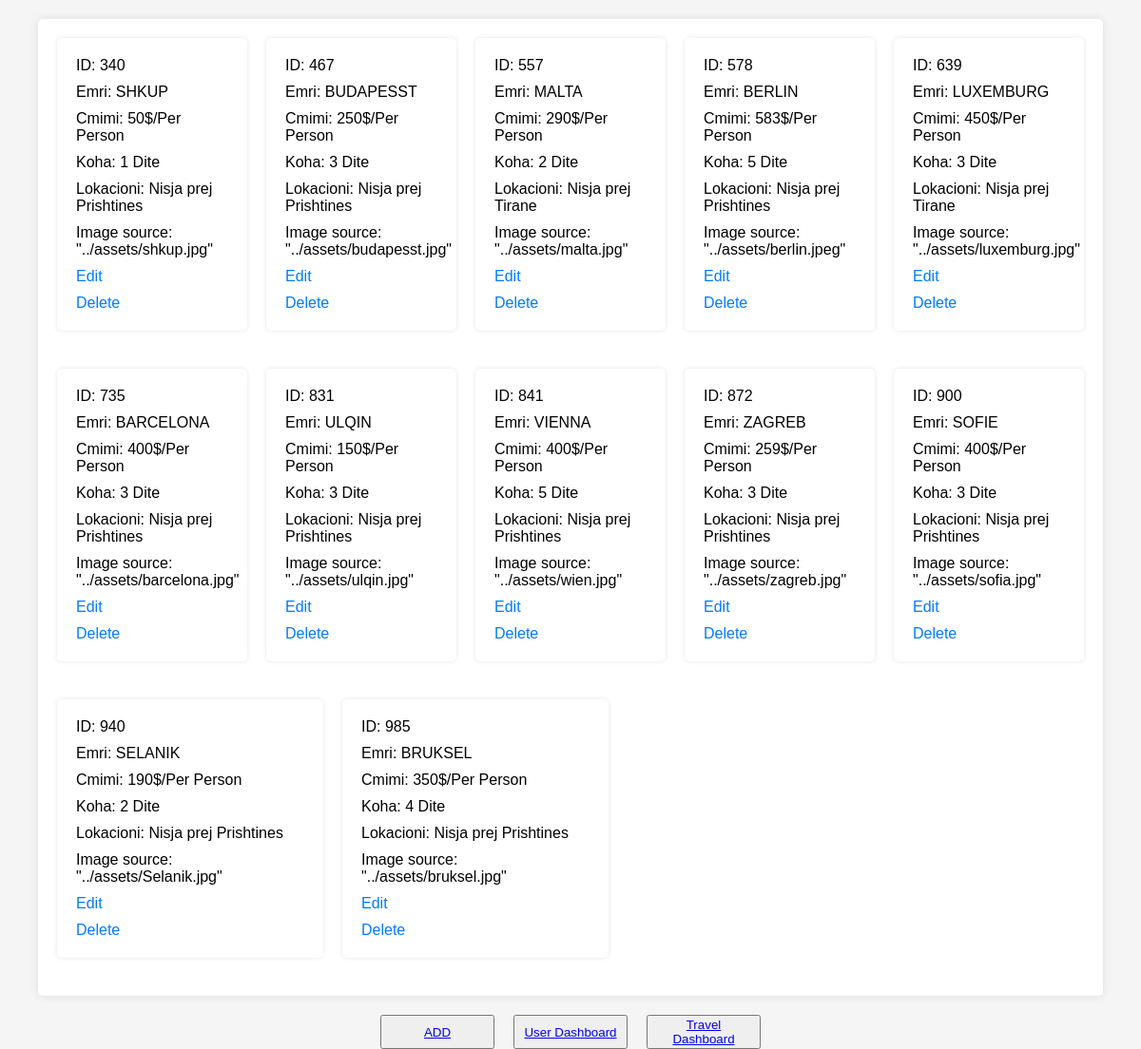
/db/ofertat/dashboard.php (signed in), run on the app's committed database.
### tables this page shows
CREATE TABLE `ofertat` (
  `Id` int(11) NOT NULL,
  `Emri` varchar(200) DEFAULT NULL,
  `Cmimi` varchar(200) DEFAULT NULL,
  `Koha` varchar(200) DEFAULT NULL,
  `Lokacioni` varchar(200) DEFAULT NULL,
  `Imgsrc` varchar(200) DEFAULT NULL
);

### db/ofertat/OfertatRepository.php (called while the page is built, shortened)
<?php
class OfertatRepository{
    private $connection;
    function __construct(){
        $conn = new DatabaseConnection;
        $this->connection = $conn->startConnection();
    }
    function getAllOfertat(){
        $conn = $this->connection;
        $sql = "SELECT * FROM ofertat";
        $statement = $conn->query($sql);
        $ofertat = $statement->fetchAll();
        return $ofertat;
    }
}
?>

### db/ofertat/dashboard.php (the view, shortened to what this page needs)
<!DOCTYPE html>
<html lang="en">
<head>
    <link rel="stylesheet" href="../dashboard.css">
</head>
<body>
    <div class="container">
        <div class="list">
            <?php
            include('C:\xampp\htdocs\Projekti\Projekti\db\ofertat\OfertatRepository.php');
            $ofertatRepository = new OfertatRepository();
            $ofertat = $ofertatRepository->getAllOfertat();
            foreach ($ofertat as $oferta) {
                echo "
                <div class='card'>
                    <div class='details'>
                        <p>ID: $oferta[Id]</p>
                        <p>Emri: $oferta[Emri]</p>
                        <p>Cmimi: $oferta[Cmimi]</p>
                        <p>Koha: $oferta[Koha]</p>
                        <p>Lokacioni: $oferta[Lokacioni]</p>
                        <p>Image source: $oferta[Imgsrc]</p>
                        <a href='edit.php?id=$oferta[Id]'>Edit</a>
                        <a href='delete.php?id=$oferta[Id]'>Delete</a>
                    </div>
                </div>";
            }
            ?>
        </div>
    </div>
    <div class="butonat">
        <button><a href="register.php">ADD</a></button>
        <button><a href="../users/dashboard.php">User Dashboard</a></button>
        <button><a href="../travel/dashboard.php">Travel Dashboard</a></button>
    </div>
</body>
</html>

### db/dashboard.css (style rules this page uses)
body { font-family: Arial, sans-serif; margin: 0; padding: 0; background-color: #f5f5f5; }
.container { width: 90%; margin: 20px auto; background-color: #fff; padding: 20px; box-shadow: 0 0 10px rgba(0, 0, 0, 0.1); border-radius: 5px; }
.list { display: flex; flex-wrap: wrap; gap: 20px; }
.card { flex: 1 0 calc(20% - 20px); background-color: #fff; box-shadow: 0 0 5px rgba(0, 0, 0, 0.1); border-radius: 5px; overflow: hidden; margin-bottom: 20px; max-width: 280px; }
.details { padding: 20px; }
.details p { margin: 0; margin-bottom: 10px; }
.details a { text-decoration: none; color: #007bff; display: block; margin-top: 10px; }
.butonat { width: 100%; display: flex; justify-content: center; }
.butonat button { width: 120px; margin: 0 10px; }

### data on the page
ofertat: Id "340", Emri "SHKUP", Cmimi "50$/Per Person", Koha "1 Dite", Lokacioni "Nisja prej Prishtines", Imgsrc "\"../assets/shkup.jpg\""
ofertat: Id "467", Emri "BUDAPESST", Cmimi "250$/Per Person", Koha "3 Dite", Lokacioni "Nisja prej Prishtines", Imgsrc "\"../assets/budapesst.jpg\""
ofertat: Id "557", Emri "MALTA", Cmimi "290$/Per Person", Koha "2 Dite", Lokacioni "Nisja prej Tirane", Imgsrc "\"../assets/malta.jpg\""
ofertat: Id "578", Emri "BERLIN", Cmimi "583$/Per Person", Koha "5 Dite", Lokacioni "Nisja prej Prishtines", Imgsrc "\"../assets/berlin.jpeg\""
ofertat: Id "639", Emri "LUXEMBURG", Cmimi "450$/Per Person", Koha "3 Dite", Lokacioni "Nisja prej Tirane", Imgsrc "\"../assets/luxemburg.jpg\""
ofertat: Id "735", Emri "BARCELONA", Cmimi "400$/Per Person", Koha "3 Dite", Lokacioni "Nisja prej Prishtines", Imgsrc "\"../assets/barcelona.jpg\""
ofertat: Id "831", Emri "ULQIN", Cmimi "150$/Per Person", Koha "3 Dite", Lokacioni "Nisja prej Prishtines", Imgsrc "\"../assets/ulqin.jpg\""
ofertat: Id "841", Emri "VIENNA", Cmimi "400$/Per Person", Koha "5 Dite", Lokacioni "Nisja prej Prishtines", Imgsrc "\"../assets/wien.jpg\""
ofertat: Id "872", Emri "ZAGREB", Cmimi "259$/Per Person", Koha "3 Dite", Lokacioni "Nisja prej Prishtines", Imgsrc "\"../assets/zagreb.jpg\""
ofertat: Id "900", Emri "SOFIE", Cmimi "400$/Per Person", Koha "3 Dite", Lokacioni "Nisja prej Prishtines", Imgsrc "\"../assets/sofia.jpg\""
ofertat: Id "940", Emri "SELANIK", Cmimi "190$/Per Person", Koha "2 Dite", Lokacioni "Nisja prej Prishtines", Imgsrc "\"../assets/Selanik.jpg\""
ofertat: Id "985", Emri "BRUKSEL", Cmimi "350$/Per Person", Koha "4 Dite", Lokacioni "Nisja prej Prishtines", Imgsrc "\"../assets/bruksel.jpg\""
